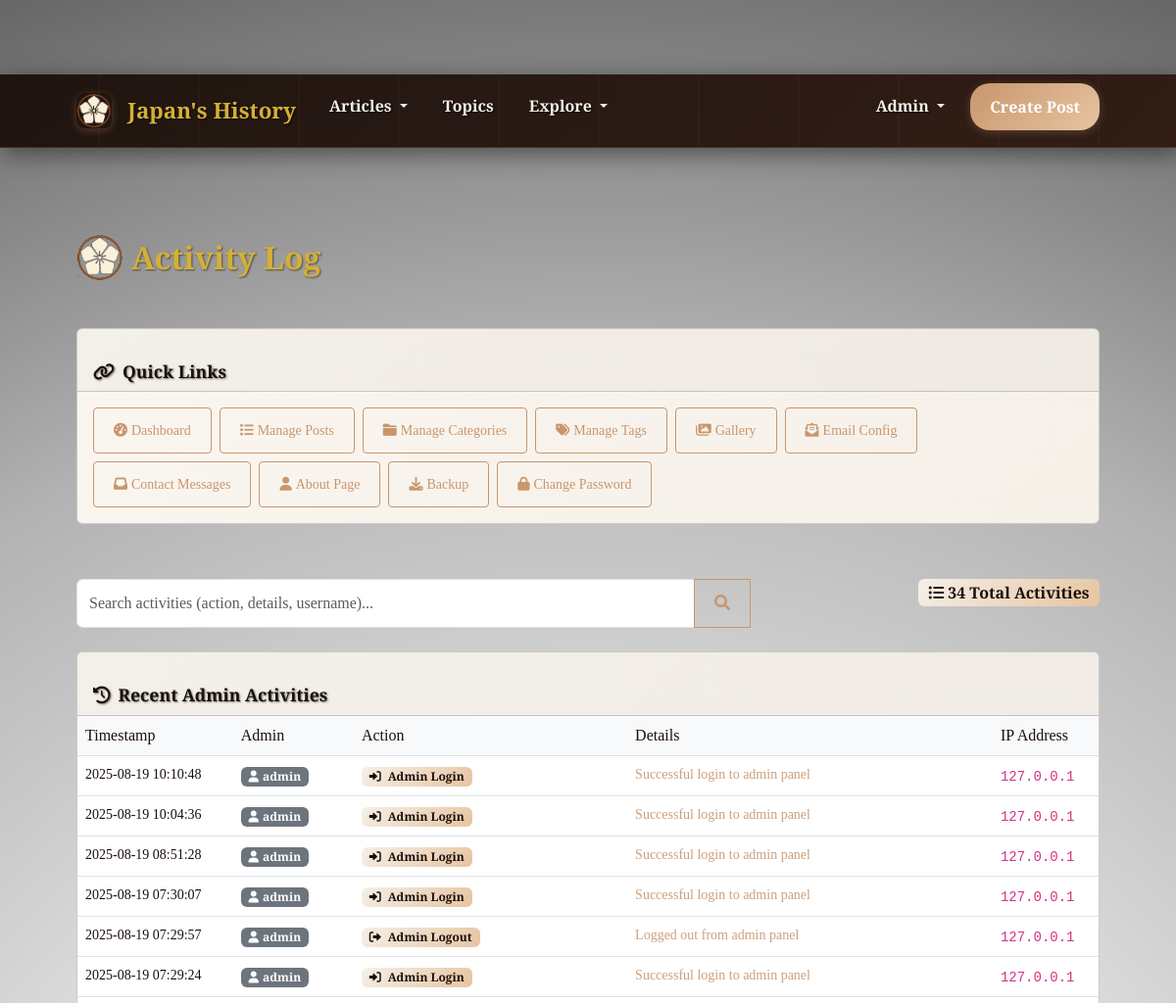
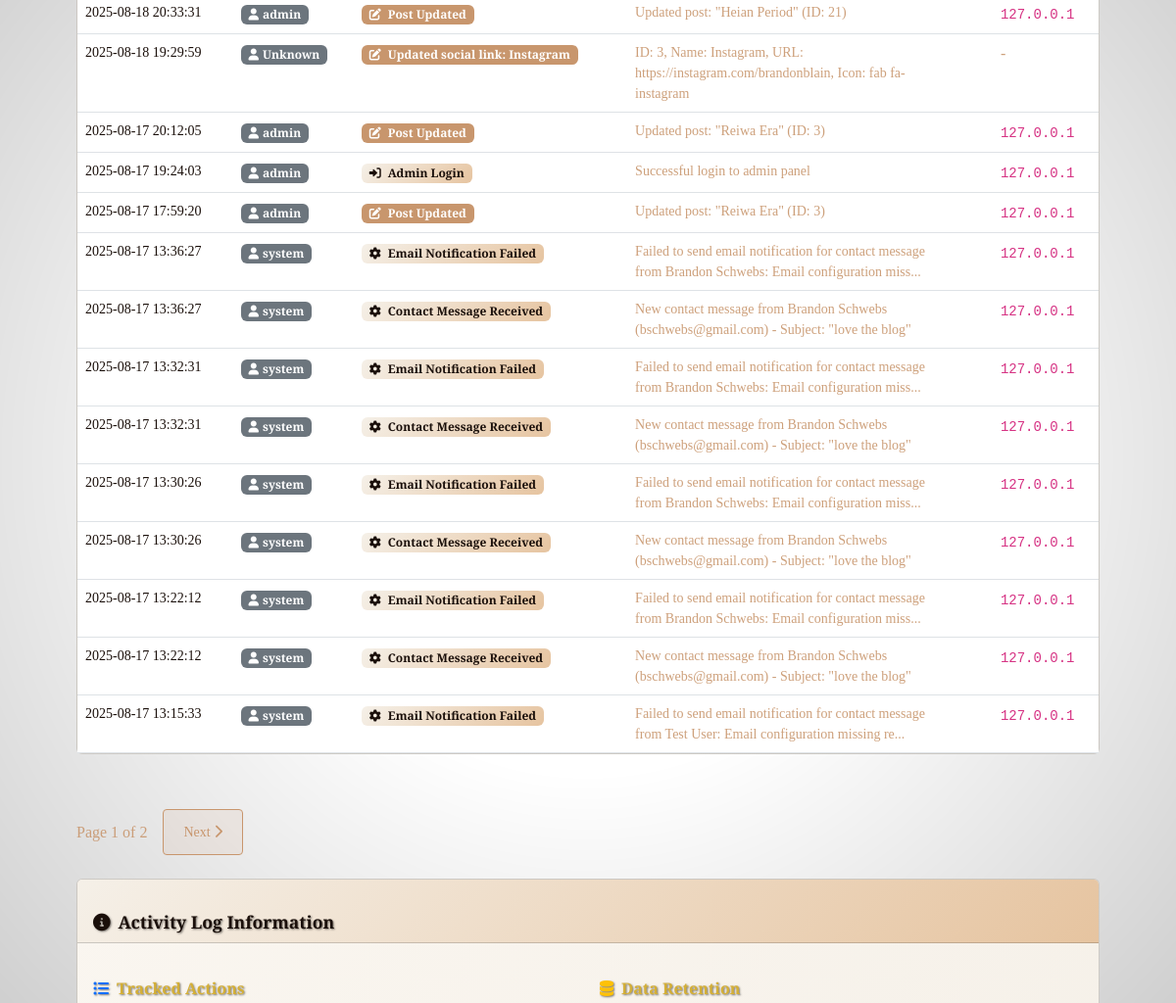
The app's page /admin/activity-log (signed in, upper part), older data (2 pictures, top to bottom).
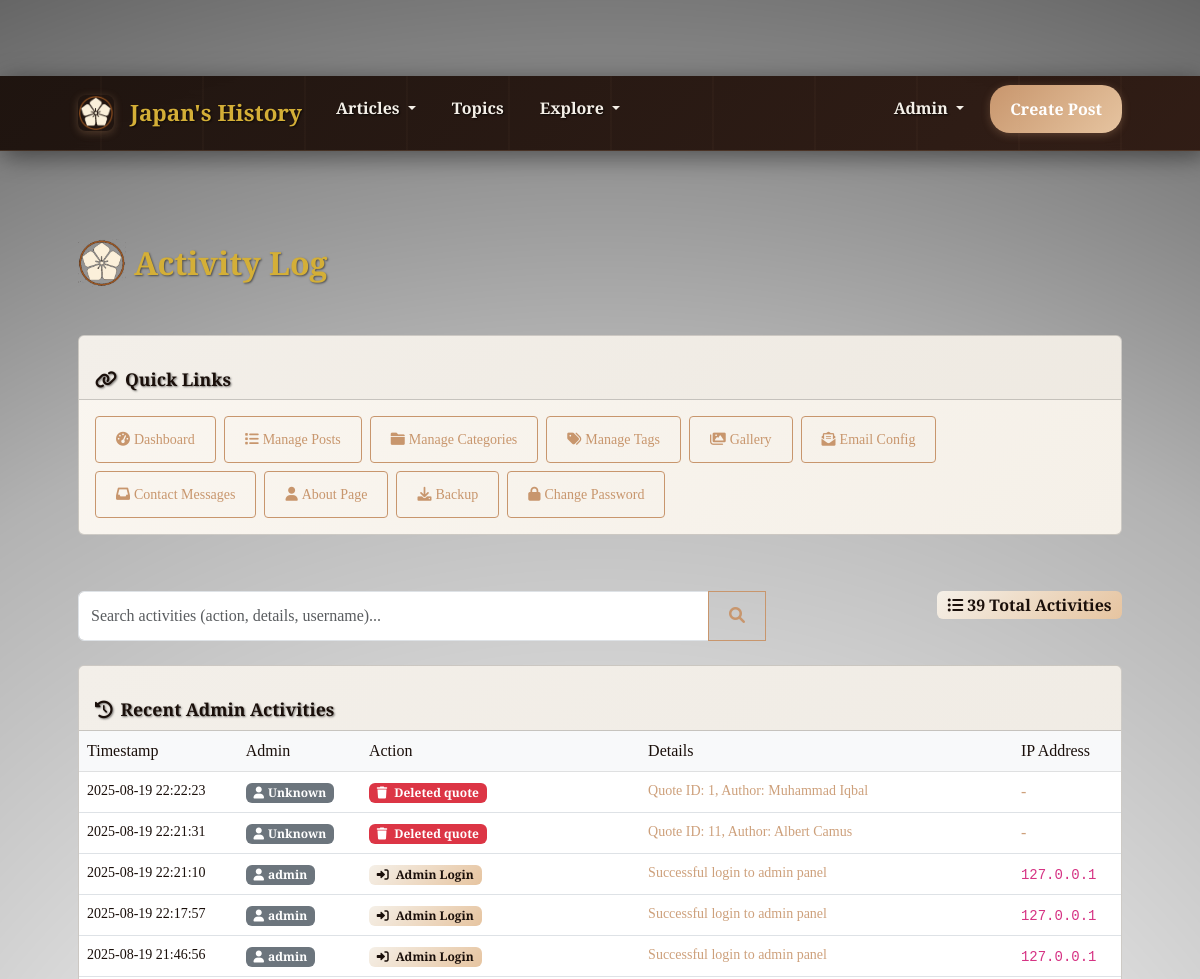
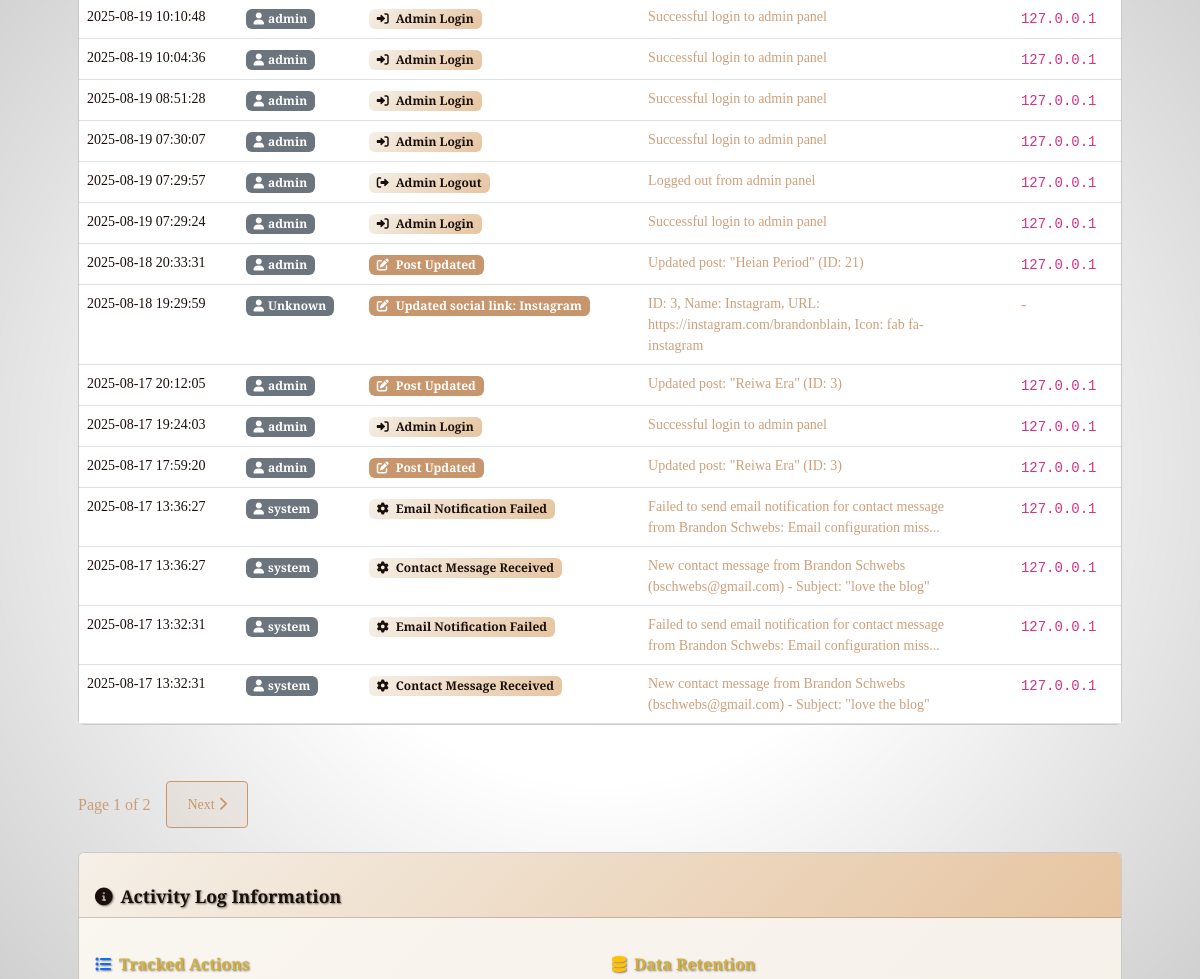
The same page, newer data (2 pictures, top to bottom).
### tables this page shows
CREATE TABLE activity_log (
                    id INTEGER PRIMARY KEY AUTOINCREMENT,
                    admin_username TEXT NOT NULL,
                    action TEXT NOT NULL,
                    details TEXT,
                    ip_address TEXT,
                    timestamp TIMESTAMP DEFAULT CURRENT_TIMESTAMP
                );

### routes/admin.py (the view)
@admin.route('/admin/activity-log')
@admin_required
def admin_activity_log():
    page = request.args.get('page', 1, type=int)
    search_query = request.args.get('query', '')
    if search_query:
        activities = ActivityLogModel.search_activities(search_query, page=page, per_page=20)
        total_activities = len(ActivityLogModel.search_activities(search_query, page=1, per_page=10000))
    else:
        activities = ActivityLogModel.get_activities_paginated(page=page, per_page=20)
        total_activities = ActivityLogModel.count_activities()
    per_page = 20
    total_pages = (total_activities + per_page - 1) // per_page
    return render_template('admin/activity_log.html',
                         activities=activities,
                         page=page,
                         total_pages=total_pages,
                         search_query=search_query,
                         total_activities=total_activities)

### forms.py
class SearchForm(FlaskForm):
    query = StringField('Search', validators=[Length(max=200)], render_kw={"placeholder": "Search posts..."})
    submit = SubmitField('Search')

### models.py (called while the page is built)
def get_db():
    db = getattr(g, '_database', None)
    if db is None:
        db = g._database = sqlite3.connect(current_app.config['DATABASE'])
        db.row_factory = sqlite3.Row
    return db

    @staticmethod
    def get_introduction_post():
        db = get_db()
        return db.execute('''
            SELECT p.* FROM posts p
            JOIN categories c ON p.category_id = c.id
            WHERE c.slug = 'introduction'
            LIMIT 1
        ''').fetchone()

    @staticmethod
    def get_all_categories():
        db = get_db()
        return db.execute('''
            SELECT c.*, COUNT(p.id) as post_count
            FROM categories c
            LEFT JOIN posts p ON c.id = p.category_id
            GROUP BY c.id
            ORDER BY c.name
        ''').fetchall()

    @staticmethod
    def count_activities():
        db = get_db()
        return db.execute('SELECT COUNT(*) FROM activity_log').fetchone()[0]

### utils.py (called while the page is built)
def is_admin_logged_in():
    return session.get('admin_logged_in', False)

### templates/admin/activity_log.html (shortened to what the changed rows need)
{% extends "base.html" %}
{% block content %}
<div class="d-flex justify-content-between align-items-center mb-4">
    <h1 class="d-flex align-items-center" style="font-size: 2rem;">
        <img src="{{ url_for('static', filename='img/Japanese History Blog Logo - Styled.png') }}"
             alt="Japan's History Logo" class="me-2" style="height: 48px; width: 48px;">
        Activity Log
    </h1>
</div>
<div class="row mb-4">
    <div class="col-md-4">
        <div class="text-md-end">
            <span class="badge bg-info fs-6">
                <i class="fas fa-list-ul me-1"></i>{{ total_activities }} Total Activities
            </span>
        </div>
    </div>
</div>
{% if activities %}
<div class="row">
    <div class="col-12">
        <div class="card">
            <div class="card-body p-0">
                <div class="table-responsive">
                    <table class="table table-hover mb-0">
                        <thead class="table-light">
                            <tr>
                                <th>Timestamp</th>
                                <th>Admin</th>
                                <th>Action</th>
                                <th>Details</th>
                                <th>IP Address</th>
                            </tr>
                        </thead>
                        <tbody>
                            {% for activity in activities %}
                            <tr>
                                <td>
                                    <div class="small">
                                        <div>{{ activity.timestamp[:19] }}</div>
                                    </div>
                                </td>
                                <td>
                                    <span class="badge bg-secondary">
                                        <i class="fas fa-user me-1"></i>{{ activity.admin_username }}
                                    </span>
                                </td>
                                <td>
                                    <span class="badge {% if 'delete' in activity.action.lower() %}bg-danger{% elif 'create' in activity.action.lower() %}bg-success{% elif 'update' in activity.action.lower() %}bg-warning text-dark{% elif 'login' in activity.action.lower() %}bg-info{% else %}bg-primary{% endif %}">
                                        {% if 'delete' in activity.action.lower() %}
                                            <i class="fas fa-trash me-1"></i>
                                        {% elif 'create' in activity.action.lower() %}
                                            <i class="fas fa-plus me-1"></i>
                                        {% elif 'update' in activity.action.lower() %}
                                            <i class="fas fa-edit me-1"></i>
                                        {% elif 'login' in activity.action.lower() %}
                                            <i class="fas fa-sign-in-alt me-1"></i>
                                        {% elif 'logout' in activity.action.lower() %}
                                            <i class="fas fa-sign-out-alt me-1"></i>
                                        {% else %}
                                            <i class="fas fa-cog me-1"></i>
                                        {% endif %}
                                        {{ activity.action }}
                                    </span>
                                </td>
                                <td>
                                    {% if activity.details %}
                                        <div class="small text-muted" style="max-width: 300px;">
                                            {{ activity.details[:100] }}{% if activity.details|length > 100 %}...{% endif %}
                                        </div>
                                    {% else %}
                                        <span class="text-muted">-</span>
                                    {% endif %}
                                </td>
                                <td>
                                    {% if activity.ip_address %}
                                        <code class="small">{{ activity.ip_address }}</code>
                                    {% else %}
                                        <span class="text-muted">-</span>
                                    {% endif %}
                                </td>
                            </tr>
                            {% endfor %}
                        </tbody>
                    </table>
                </div>
            </div>
        </div>
    </div>
</div>
{% endif %}
{% endblock %}

Row changes from the older to the newer data that the page shows:
no longer on this page (row unchanged): activity_log: timestamp "2025-08-17 13:30:26", admin_username "system", action "Email Notification Failed", details "Failed to send email notification for contact message from Brandon Schwebs: Email configuration miss", ip_address "127.0.0.1"
no longer on this page (row unchanged): activity_log: timestamp "2025-08-17 13:30:26", admin_username "system", action "Contact Message Received", details "New contact message from Brandon Schwebs (bschwebs@gmail.com) - Subject: \"love the blog\"", ip_address "127.0.0.1"
no longer on this page (row unchanged): activity_log: timestamp "2025-08-17 13:22:12", admin_username "system", action "Email Notification Failed", details "Failed to send email notification for contact message from Brandon Schwebs: Email configuration miss", ip_address "127.0.0.1"
no longer on this page (row unchanged): activity_log: timestamp "2025-08-17 13:22:12", admin_username "system", action "Contact Message Received", details "New contact message from Brandon Schwebs (bschwebs@gmail.com) - Subject: \"love the blog\"", ip_address "127.0.0.1"
no longer on this page (row unchanged): activity_log: timestamp "2025-08-17 13:15:33", admin_username "system", action "Email Notification Failed", details "Failed to send email notification for contact message from Test User: Email configuration missing re", ip_address "127.0.0.1"
added activity_log: timestamp "2025-08-19 22:22:23", admin_username "Unknown", action "Deleted quote", details "Quote ID: 1, Author: Muhammad Iqbal"
added activity_log: timestamp "2025-08-19 22:21:31", admin_username "Unknown", action "Deleted quote", details "Quote ID: 11, Author: Albert Camus"
added activity_log: timestamp "2025-08-19 22:21:10", admin_username "admin", action "Admin Login", details "Successful login to admin panel", ip_address "127.0.0.1"
added activity_log: timestamp "2025-08-19 22:17:57", admin_username "admin", action "Admin Login", details "Successful login to admin panel", ip_address "127.0.0.1"
added activity_log: timestamp "2025-08-19 21:46:56", admin_username "admin", action "Admin Login", details "Successful login to admin panel", ip_address "127.0.0.1"
Text that changed along with them:
{{ total_activities }}: "34" → "39"
